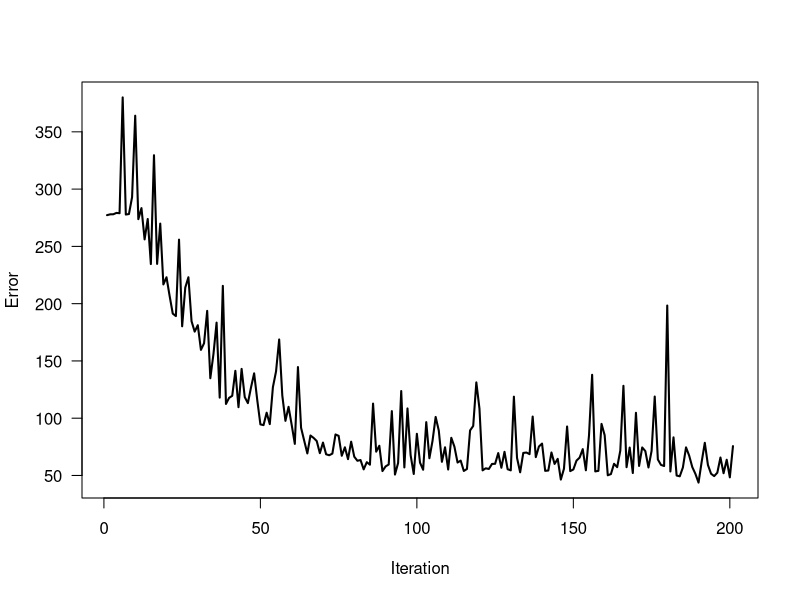
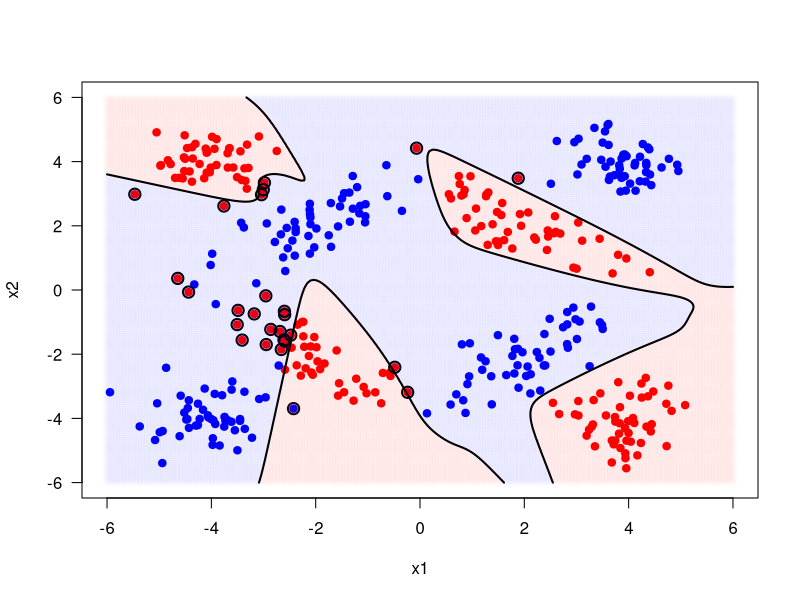

Source code (R) for these figures, in order:
safelog <- function(x) {
  return (log(x + 1e-100))
}

# read data into memory
data_set <- read.csv("lab05_data_set.csv")

# get X and y values
X <- cbind(data_set$x1, data_set$x2)
y_truth <- data_set$y

# get number of samples and number of features
N <- length(y_truth)
D <- ncol(X)

# define the sigmoid function
sigmoid <- function(a) {
  return (1 / (1 + exp(-a)))
}

# set learning parameters
eta <- 0.1
epsilon <- 1e-3
H <- 20
max_iteration <- 200

# randomly initalize W and v
set.seed(421)
W <- matrix(runif((D + 1) * H, min = -0.01, max = 0.01), D + 1, H)
v <- runif(H + 1, min = -0.01, max = 0.01)

Z <- sigmoid(cbind(1, X) %*% W)
y_predicted <- sigmoid(cbind(1, Z) %*% v)
objective_values <- -sum(y_truth * safelog(y_predicted) + (1 - y_truth) * safelog(1 - y_predicted))

# learn W and v using gradient descent and online learning
iteration <- 1
while (1) {
  for (i in sample(N)) {
    # calculate hidden nodes
    Z[i,] <- sigmoid(c(1, X[i,]) %*% W)
    # calculate output node
    y_predicted[i] <- sigmoid(c(1, Z[i,]) %*% v)

    v <- v + eta * (y_truth[i] - y_predicted[i]) * c(1, Z[i,])
    for (h in 1:H) {
      W[,h] <- W[,h] + eta * (y_truth[i] - y_predicted[i]) * v[h + 1] * Z[i, h] * (1 - Z[i, h]) * c(1, X[i,])
    }
  }

  Z <- sigmoid(cbind(1, X) %*% W)
  y_predicted <- sigmoid(cbind(1, Z) %*% v)
  objective_values <- c(objective_values, -sum(y_truth * safelog(y_predicted) + (1 - y_truth) * safelog(1 - y_predicted)))
  
  if (abs(objective_values[iteration + 1] - objective_values[iteration]) < epsilon | iteration >= max_iteration) {
    break
  }
  
  iteration <- iteration + 1
}
print(W)
print(v)

# plot objective function during iterations
plot(1:(iteration + 1), objective_values,
     type = "l", lwd = 2, las = 1,
     xlab = "Iteration", ylab = "Error")

# calculate confusion matrix
y_predicted <- 1 * (y_predicted > 0.5)
confusion_matrix <- table(y_predicted, y_truth)
print(confusion_matrix)

# evaluate discriminant function on a grid
x1_interval <- seq(from = -6, to = +6, by = 0.06)
x2_interval <- seq(from = -6, to = +6, by = 0.06)
x1_grid <- matrix(x1_interval, nrow = length(x1_interval), ncol = length(x1_interval), byrow = FALSE)
x2_grid <- matrix(x2_interval, nrow = length(x2_interval), ncol = length(x2_interval), byrow = TRUE)

f <- function(x1, x2) { c(1, sigmoid(c(1, x1, x2) %*% W)) %*% v }
discriminant_values <- matrix(mapply(f, x1_grid, x2_grid), nrow(x2_grid), ncol(x2_grid))

plot(X[y_truth == 1, 1], X[y_truth == 1, 2], type = "p", pch = 19, col = "red",
     xlim = c(-6, +6),
     ylim = c(-6, +6),
     xlab = "x1", ylab = "x2", las = 1)
points(X[y_truth == 0, 1], X[y_truth == 0, 2], type = "p", pch = 19, col = "blue")
points(X[y_predicted != y_truth, 1], X[y_predicted != y_truth, 2], cex = 1.5, lwd = 2)
points(x1_grid[discriminant_values > 0], x2_grid[discriminant_values > 0], col = rgb(red = 1, green = 0, blue = 0, alpha = 0.01), pch = 16)
points(x1_grid[discriminant_values < 0], x2_grid[discriminant_values < 0], col = rgb(red = 0, green = 0, blue = 1, alpha = 0.01), pch = 16)
contour(x1_interval, x2_interval, discriminant_values, levels = c(0), add = TRUE, lwd = 2, drawlabels = FALSE)

